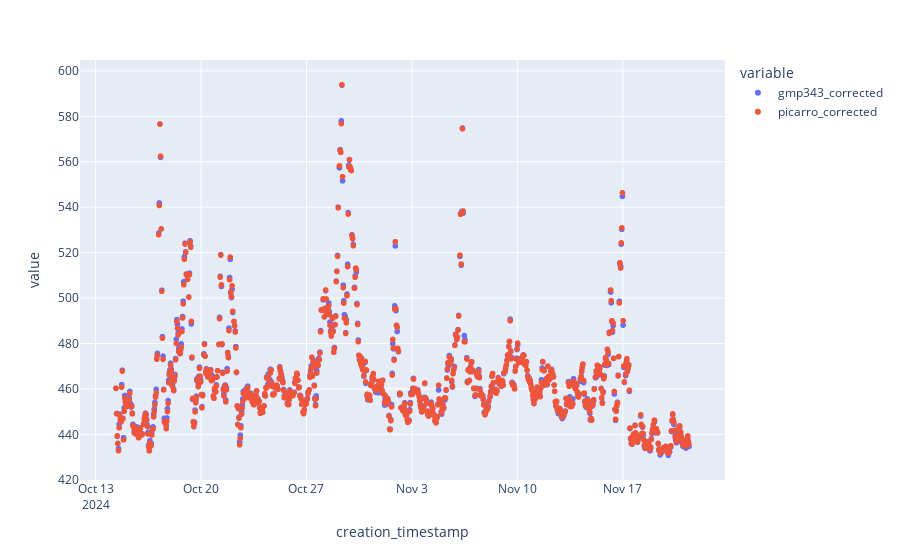
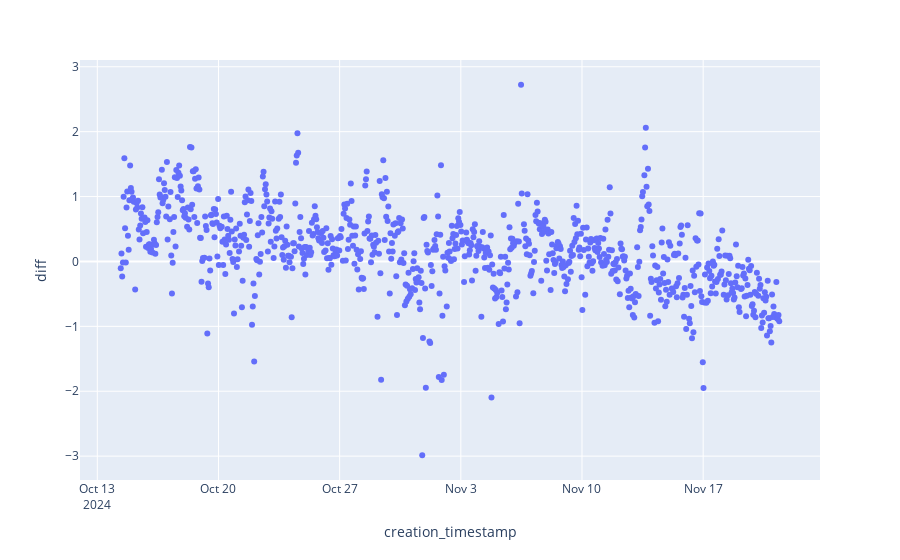

Notebook source saved alongside these figures, in order:
### Code cell
# verify by plotting

from datetime import datetime, timezone, timedelta
import plotly.express as px

df_p = df_p_529_corr.with_columns(pl.lit("Picarro").alias("sys_name_short")) \
    .select("datetime", "sys_name_short", "picarro_corrected", "h2o_reported") \
    .rename({"datetime":"creation_timestamp"}) \
    .group_by_dynamic("creation_timestamp", every='1h') \
    .agg(pl.all().exclude(["creation_timestamp","sys_name_short"]).mean(),
            pl.col("picarro_corrected").std().alias("std")) \
    .with_columns((pl.col("creation_timestamp") + timedelta(minutes=30)))
    
df_1h = pl.read_parquet(os.path.join(DATA_DIRECTORY,"processed", "pipeline","flagged_1_h_acropolis.parquet")) \
    .filter(pl.col("system_id") == 2) \
    .filter(pl.col("Flag") == 'O') \


start_date = datetime(2024, 10, 14, 8, 0, 0).replace(tzinfo=timezone.utc)
end_date = datetime(2024, 11, 21, 9, 59, 59).replace(tzinfo=timezone.utc)


df_plot = df_1h.join(df_p.select("creation_timestamp", "picarro_corrected"), on = ["creation_timestamp"], how= "left") \
    .with_columns(diff = pl.col("gmp343_corrected") - pl.col("picarro_corrected")) \
    .filter(pl.col("creation_timestamp").is_between(start_date, end_date))
    
fig = px.scatter(df_plot, x="creation_timestamp", y = ["gmp343_corrected", "picarro_corrected"])
fig.show()

fig = px.scatter(df_plot, x="creation_timestamp", y = "diff")
fig.show()

### Figure 1 — Plotly figure (JSON) as saved in the notebook; plotly's stock layout.template omitted (floating-point values rounded to 4 significant figures; data arrays with more than 128 entries replaced by an {"elided": "..."} marker saying what was removed)
{"data": [{"hovertemplate": "variable=gmp343_corrected<br>creation_timestamp=%{x}<br>value=%{y}<extra></extra>", "legendgroup": "gmp343_corrected", "marker": {"color": "#636efa", "symbol": "circle"}, "mode": "markers", "name": "gmp343_corrected", "showlegend": true, "type": "scattergl", "x": {"elided": "871 str values"}, "xaxis": "x", "y": {"elided": "871 float values"}, "yaxis": "y"}, {"hovertemplate": "variable=picarro_corrected<br>creation_timestamp=%{x}<br>value=%{y}<extra></extra>", "legendgroup": "picarro_corrected", "marker": {"color": "#EF553B", "symbol": "circle"}, "mode": "markers", "name": "picarro_corrected", "showlegend": true, "type": "scattergl", "x": {"elided": "871 str values"}, "xaxis": "x", "y": {"elided": "871 float values"}, "yaxis": "y"}], "layout": {"legend": {"title": {"text": "variable"}, "tracegroupgap": 0}, "margin": {"t": 60}, "xaxis": {"anchor": "y", "domain": [0, 1], "title": {"text": "creation_timestamp"}}, "yaxis": {"anchor": "x", "domain": [0, 1], "title": {"text": "value"}}}}

### Figure 2 — Plotly figure (JSON) as saved in the notebook; plotly's stock layout.template omitted (floating-point values rounded to 4 significant figures; data arrays with more than 128 entries replaced by an {"elided": "..."} marker saying what was removed)
{"data": [{"hovertemplate": "creation_timestamp=%{x}<br>diff=%{y}<extra></extra>", "legendgroup": "", "marker": {"color": "#636efa", "symbol": "circle"}, "mode": "markers", "name": "", "orientation": "v", "showlegend": false, "type": "scatter", "x": {"elided": "871 str values"}, "xaxis": "x", "y": {"elided": "871 float values"}, "yaxis": "y"}], "layout": {"legend": {"tracegroupgap": 0}, "margin": {"t": 60}, "xaxis": {"anchor": "y", "domain": [0, 1], "title": {"text": "creation_timestamp"}}, "yaxis": {"anchor": "x", "domain": [0, 1], "title": {"text": "diff"}}}}
